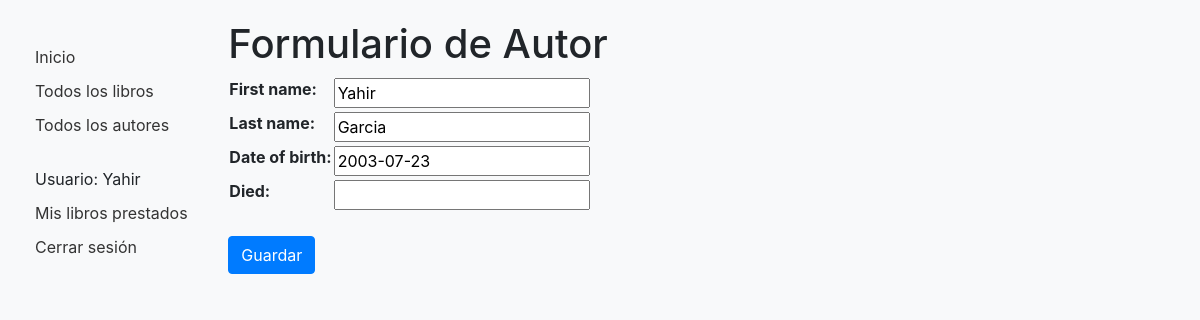
Screenshot of /catalog/author/1/update/ (signed in) with the database file from the repository.
### catalog/models.py (models this page shows, shortened)
class Author(models.Model):
    first_name = models.CharField(max_length=100)
    last_name = models.CharField(max_length=100)
    date_of_birth = models.DateField(null=True, blank=True)
    date_of_death = models.DateField('Died', null=True, blank=True)
    class Meta:
        ordering = ['last_name', 'first_name']

### catalog/views.py (the view)
# urls.py: path('author/<int:pk>/update/', views.AuthorUpdate.as_view(), name='author-update'),
class AuthorUpdate(PermissionRequiredMixin, UpdateView):
    model = Author
    fields = ['first_name', 'last_name', 'date_of_birth', 'date_of_death']
    permission_required = 'catalog.can_mark_returned'

### catalog/templates/catalog/author_form.html (shortened to what this page needs)
{% extends "catalog/base_generic.html" %}
{% block content %}
  <h1>Formulario de Autor</h1>
  <form action="" method="post">
    <table>
      {{ form.as_table }}
    </table>
    <br>
    <input type="submit" class="btn btn-primary" value="Guardar">
  </form>
{% endblock %}

### catalog/templates/catalog/base_generic.html (shortened to what this page needs)
<!DOCTYPE html>
<html lang="es">
<head>
  <link rel="stylesheet" href="https://cdn.jsdelivr.net/npm/bootstrap@4.6.2/dist/css/bootstrap.min.css">
  {% load static %}
  <link rel="stylesheet" href="{% static 'css/styles.css' %}">
</head>
<body>
  <div class="container-fluid">
    <div class="row">
      <div class="col-sm-2">
      {% block sidebar %}
        <ul class="sidebar-nav">
          <li><a href="{% url 'index' %}">Inicio</a></li>
          <li><a href="{% url 'books' %}">Todos los libros</a></li>
          <li><a href="{% url 'authors' %}">Todos los autores</a></li>
        </ul>
        <ul class="sidebar-nav">
          {% if user.is_authenticated %}
            <li>Usuario: {{ user.get_username }}</li>
            <li><a href="{% url 'my-borrowed' %}">Mis libros prestados</a></li>
            <li>
              <a href="#" onclick="document.getElementById('logout-form').submit(); return false;">Cerrar sesión</a>
            </li>
          {% else %}
            <li><a href="{% url 'login' %}?next={{ request.path }}">Iniciar sesión</a></li>
          {% endif %}
        </ul>
     {% endblock %}
      </div>
      <div class="col-sm-10 ">
        {% block content %}{% endblock %}
      </div>
    </div>
  </div>
</body>
</html>

### catalog/static/css/styles.css (style rules this page uses)
.sidebar-nav { margin-top: 20px; padding: 0; list-style: none; }
.sidebar-nav li { padding: 5px 0; }
.sidebar-nav a { color: #333; }
body { padding: 20px; background-color: #f8f9fa; }

### rows the page displays
Author: first_name "Yahir", last_name "Garcia", date_of_birth "2003-07-23"

### other values shown
{{ user.get_username }} "Yahir"
